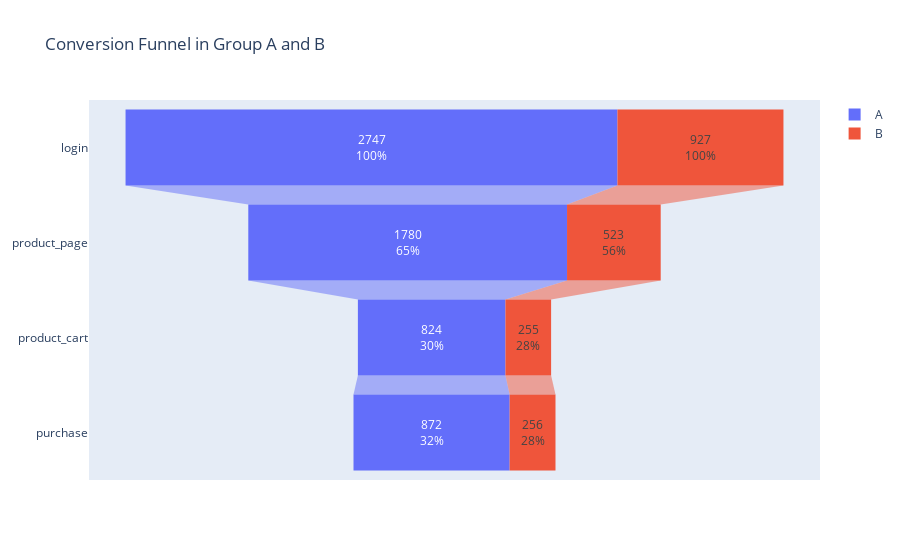

Notebook code for this chart:
### Markdown cell above
Let's go back to our funnel chart for a more detailed analysis.

### Code cell
#building a funnel chart
fig = go.Figure()

fig.add_trace(go.Funnel(
    name = 'A',
    y = group_a['event_name'],
    x = group_a['user_id'],
    textinfo = "value+percent initial"))

fig.add_trace(go.Funnel(
    name = 'B',
    y = group_b['event_name'],
    x = group_b['user_id'],
    textinfo = "value+percent initial")
             
             )

fig.update_layout(title="Conversion Funnel in Group A and B")

fig.show()

### Figure 1 — Plotly figure (JSON) as saved in the notebook; plotly's stock layout.template omitted (floating-point values rounded to 4 significant figures)
{"data": [{"name": "A", "textinfo": "value+percent initial", "type": "funnel", "x": [2747, 1780, 824, 872], "y": ["login", "product_page", "product_cart", "purchase"]}, {"name": "B", "textinfo": "value+percent initial", "type": "funnel", "x": [927, 523, 255, 256], "y": ["login", "product_page", "product_cart", "purchase"]}], "layout": {"title": {"text": "Conversion Funnel in Group A and B"}}}
